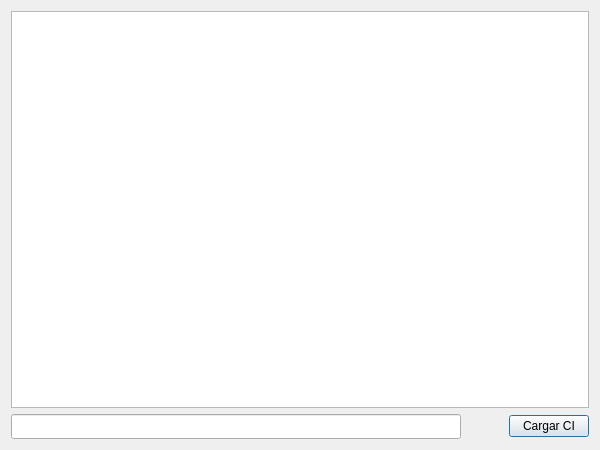
<?xml version="1.0" encoding="UTF-8"?>
<ui version="4.0">
 <class>CondicionesIniciales</class>
 <widget class="QDialog" name="CondicionesIniciales">
  <property name="geometry">
   <rect>
    <x>0</x>
    <y>0</y>
    <width>600</width>
    <height>450</height>
   </rect>
  </property>
  <property name="windowTitle">
   <string>Dialog</string>
  </property>
  <layout class="QGridLayout" name="gridLayout">
   <item row="0" column="0">
    <layout class="QVBoxLayout" name="verticalLayout">
     <item>
      <widget class="QTableWidget" name="table"/>
     </item>
     <item>
      <layout class="QHBoxLayout" name="horizontalLayout">
       <item>
        <widget class="QLineEdit" name="varToChange">
         <property name="minimumSize">
          <size>
           <width>450</width>
           <height>25</height>
          </size>
         </property>
         <property name="maximumSize">
          <size>
           <width>100</width>
           <height>25</height>
          </size>
         </property>
         <property name="text">
          <string/>
         </property>
         <property name="readOnly">
          <bool>true</bool>
         </property>
        </widget>
       </item>
       <item>
        <spacer name="horizontalSpacer">
         <property name="orientation">
          <enum>Qt::Horizontal</enum>
         </property>
         <property name="sizeHint" stdset="0">
          <size>
           <width>40</width>
           <height>20</height>
          </size>
         </property>
        </spacer>
       </item>
       <item>
        <widget class="QPushButton" name="cargar">
         <property name="text">
          <string>Cargar CI</string>
         </property>
        </widget>
       </item>
      </layout>
     </item>
    </layout>
   </item>
  </layout>
 </widget>
 <resources/>
 <connections/>
</ui>
